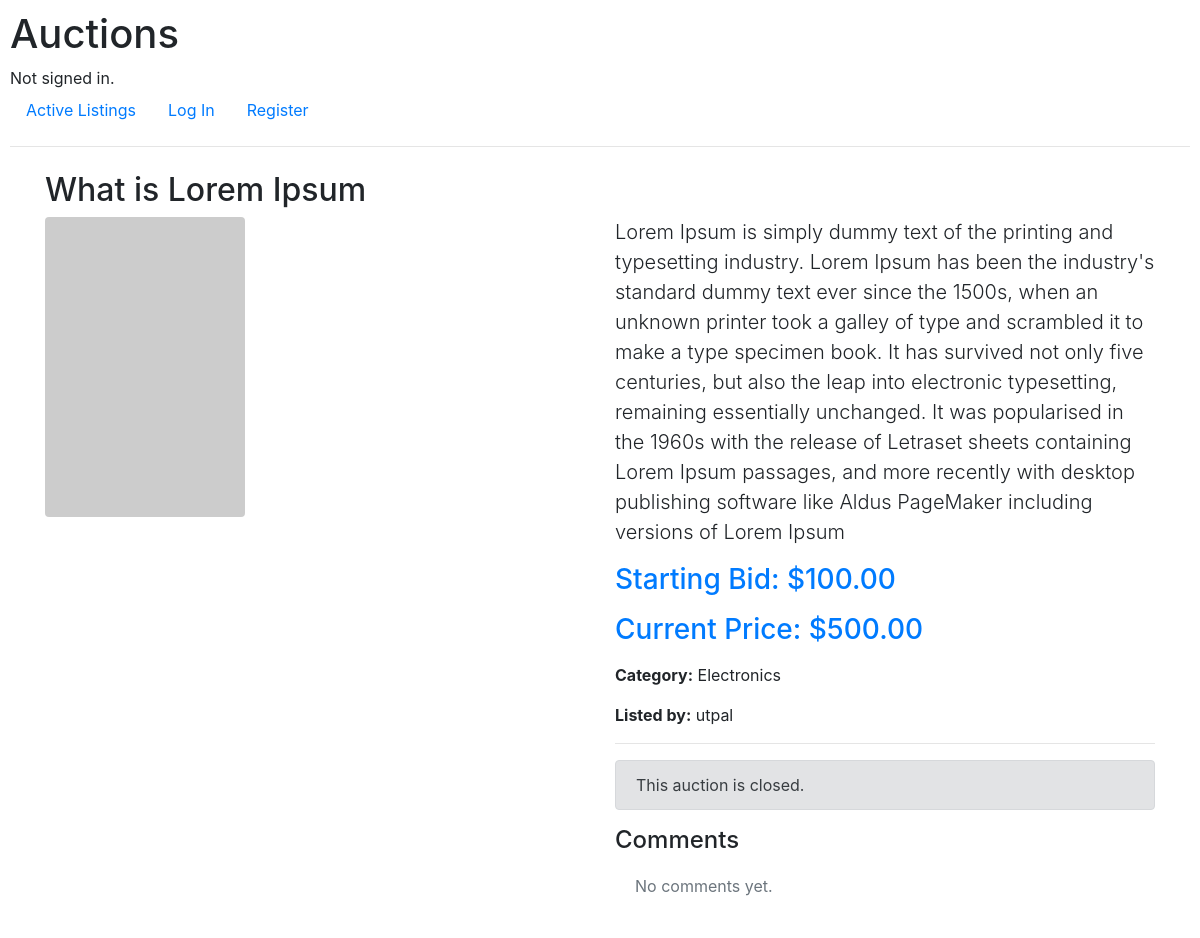
/listing/2, run on the app's committed database.
### auctions/models.py (models this page shows, shortened)
class Listing(models.Model):
    title = models.CharField(max_length=100)
    description = models.TextField()
    starting_bid = models.DecimalField(max_digits=10, decimal_places=2)
    img_url = models.URLField(blank=True, null=True)
    isActive = models.BooleanField(default=True)
    created_at = models.DateTimeField(auto_now_add=True)
    owner = models.ForeignKey(User, on_delete=models.CASCADE, related_name= "user_listings")
    category = models.ForeignKey(Category, on_delete=models.CASCADE, related_name= "category_listings",
                                 blank=True, null=True)
    watchlist = models.ManyToManyField(User, blank=True, related_name= "watchlist_listings")
    winner = models.ForeignKey(User, null=True, blank=True, on_delete=models.SET_NULL,
    related_name="won_auctions")

class Bid(models.Model):
    amount = models.DecimalField(max_digits=10, decimal_places=2)
    created_at = models.DateTimeField(auto_now_add=True)
    user = models.ForeignKey(User, on_delete=models.CASCADE, related_name= "user_bids")
    listing = models.ForeignKey(Listing, on_delete=models.CASCADE, related_name= "listing_bids")

class Category(models.Model):
    category_name = models.CharField(max_length=100)
    def __str__(self):
        return self.category_name

class User(AbstractUser):
    pass

### auctions/views.py (the view)
# urls.py: path("listing/<int:id>", views.listing_view, name="listing"),
def listing_view(request, id):
    listing_obj = get_object_or_404(Listing, pk=id)
    comments = listing_obj.listing_comments.order_by("-created_at")
    highest_bid = listing_obj.listing_bids.order_by('-amount').first()
    if highest_bid:
        current_price = highest_bid.amount
    else:
        current_price = listing_obj.starting_bid
    is_watching = False
    if request.user.is_authenticated:
        if listing_obj.watchlist.filter(id=request.user.id).exists():
            is_watching = True
    return render(request, "auctions/listing.html",{
        "listing": listing_obj,
        "comments": comments,
        "current_price": current_price,
        "highest_bid": highest_bid,
        "starting_bid": listing_obj.starting_bid,
        "is_watching": is_watching
    })

### auctions/templates/auctions/listing.html (shortened to what this page needs)
{% extends "auctions/layout.html" %}
{% block body %}
    <div class="container mt-4">
        <h2>{{ listing.title }}</h2>
        <div class="row">
            <div class="col-md-6 mb-4">
                {% if listing.img_url %}
                    <img src="{{ listing.img_url }}" class="img-fluid rounded" alt="{{ listing.title }}">
                {% else %}
                    <div class="bg-secondary text-white d-flex align-items-center justify-content-center rounded" style="height: 300px;">
                        <span>No Image</span>
                    </div>
                {% endif %}
            </div>
            <div class="col-md-6">
                <p class="lead">{{ listing.description }}</p>
                <h3 class="text-primary mb-3">Starting Bid: ${{ starting_bid }}</h3>
                <h3 class="text-primary mb-3">Current Price: ${{ current_price }}</h3>
                <p><strong>Category:</strong> {{ listing.category|default:"No Category" }}</p>
                <p><strong>Listed by:</strong> {{ listing.owner.username }}</p>
                <hr>
                {% if not listing.isActive %}
                <div class="alert alert-secondary">This auction is closed.</div>
                {% endif %}
                <h4>Comments</h4>
                <ul class="list-group list-group-flush mb-4">
                    {% for comment in comments %}
                        <li class="list-group-item">
                            <strong>{{ comment.user.username }}:</strong>
                             <small class="text-muted">
            {{ comment.created_at }}
        </small>
                            <p class="mt-2">
                            {{ comment.content }}
                            </p>
                        </li>
                    {% empty %}
                        <li class="list-group-item text-muted">No comments yet.</li>
                    {% endfor %}
                </ul>
            </div>
        </div>
    </div>
{% endblock %}

### auctions/static/auctions/styles.css (style rules this page uses)
body { padding: 10px; }

### data on the page
Listing: title "What is Lorem Ipsum", description "Lorem Ipsum is simply dummy text of the printing and typesetting industry. Lorem Ipsum has been the industry's standard dummy text ever since the 1500s, when an unknown printer took a galley of type and scrambled it to make a type specimen book. It has survived not only five centuries, but also the leap into electronic typesetting, remaining essentially unchanged. It was popularised in the 1960s with the release of Letraset sheets containing Lorem Ipsum passages, and more recently with desktop publishing software like Aldus PageMaker including versions of Lorem Ipsum", starting_bid "100.00", category "Electronics", owner.username "utpal"
Bid: amount "500.00"
